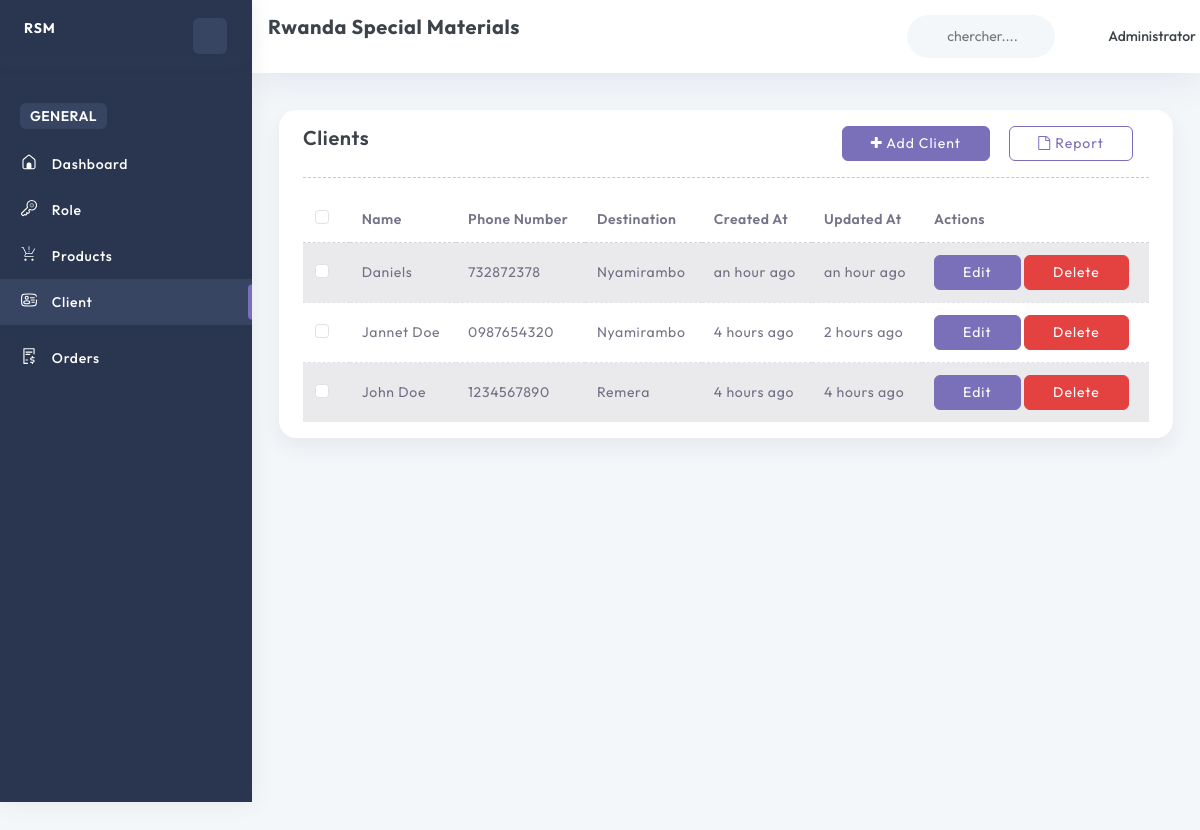
The app's page /clients/ (signed in) with its own data.
### account/models.py (models this page shows, shortened)
class User(AbstractBaseUser, PermissionsMixin):
    email = models.EmailField(unique=True)
    name = models.CharField(max_length=255)
    phone_number = models.CharField(max_length=15, unique=True)
    image = ProcessedImageField(
        upload_to=user_image_path,
        processors=[ResizeToFill(720, 720)],
        format='JPEG',
        options={'quality': 90},
        null=True,
        blank=True,
    )
    role = models.ForeignKey(Role, on_delete=models.SET_NULL, null=True, blank=True)
    slug = models.SlugField(unique=True, max_length=255, null=True, blank=True)
    added_by = models.ForeignKey('self', on_delete=models.CASCADE, null=True, blank=True, related_name='added_users')
    is_active = models.BooleanField(default=True)
    is_staff = models.BooleanField(default=False)
    created_at = models.DateTimeField(default=timezone.now)
    updated_at = models.DateTimeField(auto_now=True)
    objects = CustomUserManager()
    USERNAME_FIELD = 'email'
    REQUIRED_FIELDS = ['name', 'phone_number']

### base/models.py (models this page shows, shortened)
class Client(models.Model):
    name = models.CharField(max_length=255)
    phone_number = models.CharField(max_length=15, unique=True)
    destination = models.CharField(max_length=255)
    created_at = models.DateTimeField(default=timezone.now, editable=False)
    updated_at = models.DateTimeField(auto_now=True)

### base/views.py (the view)
# urls.py: path('clients/', getClients, name="getClients"),
@login_required
@permission_required('base.view_client', raise_exception=True)
def getClients(request):
    clients = Client.objects.all().order_by('-created_at')
    context = {
        'clients': clients,
    }
    return render(request, 'pages/clients/index.html', context)

### templates/pages/clients/index.html
{% extends 'layouts/app.html' %}
{% load static %}
{% load humanize %}
{% block content %}
<div class="container-fluid">
    <div class="row">
        <div class="col-sm-12">
            <div class="card">
                <div class="card-body">
                    <div class="list-client-header">
                        <div class="d-flex justify-content-between">
                            <h4>Clients</h4>
                            <div>
                                <a class="btn btn-primary" href="{% url 'base:addClient' %}"><i class="fa fa-plus"></i> Add Client</a>
                                <a class="btn btn-outline-primary mx-3" href="#"><i class="fa fa-file-o"></i> Report</a>
                            </div>
                        </div>
                    </div>
                    <hr>
                    <div class="list-client">
                        <table class="table table-striped" id="client-table">
                            <thead>
                                <tr>
                                    <th>
                                        <div class="form-check">
                                            <input class="form-check-input checkbox-primary" type="checkbox">
                                        </div>
                                    </th>
                                    <th><span class="f-light f-w-600">Name</span></th>
                                    <th><span class="f-light f-w-600">Phone Number</span></th>
                                    <th><span class="f-light f-w-600">Destination</span></th>
                                    <th><span class="f-light f-w-600">Created At</span></th>
                                    <th><span class="f-light f-w-600">Updated At</span></th>
                                    <th><span class="f-light f-w-600">Actions</span></th>
                                </tr>
                            </thead>
                            <tbody>
                                {% for client in clients %}
                                <tr class="client-row">
                                    <td>
                                        <div class="form-check">
                                            <input class="form-check-input checkbox-primary" type="checkbox">
                                        </div>
                                    </td>
                                    <td><p class="f-light">{{ client.name }}</p></td>
                                    <td><p class="f-light">{{ client.phone_number }}</p></td>
                                    <td><p class="f-light">{{ client.destination }}</p></td>
                                    <td><p class="f-light">{{ client.created_at|naturaltime }}</p></td>
                                    <td><p class="f-light">{{ client.updated_at|naturaltime }}</p></td>
                                    <td>
                                        <div class="client-action">
                                            <a href="{% url 'base:editClient' client.id %}" class="btn btn-primary">
                                                Edit
                                            </a>
                                            <a href="{% url 'base:deleteClient' client.id %}" class="btn btn-danger" onclick="return confirm('Are you sure you want to delete the client \'{{ client.name }}\'?');">
                                                Delete
                                            </a>
                                        </div>
                                    </td>
                                </tr>
                                {% endfor %}
                            </tbody>
                        </table>
                    </div>
                </div>
            </div>
        </div>
    </div>
</div>
{% endblock %}

### templates/inc/header.html (shortened to what this page needs)
{% load static %}
<div class="page-header row">
    <div class="col-4 col-xl-4 page-title">
        <h4 class="f-w-700">Rwanda Special Materials</h4>
    </div>
    <div class="header-wrapper col m-0">
        <div class="row">
            <div class="nav-right col-xxl-8 col-xl-6 col-md-7 col-8 pull-right right-header p-0 ms-auto">
                <ul class="nav-menus">
                    <li>
                        <div class="form-group w-100">
                            <div class="Typeahead Typeahead--twitterUsers">
                                <div class="u-posRelative d-flex align-items-center">
                                    <svg class="search-bg svg-color">
                                        <use href="{% static 'svg/icon-sprite.svg#search' %}"></use>
                                    </svg>
                                    <input class="demo-input py-0 Typeahead-input form-control-plaintext w-100" type="text" placeholder="chercher...." name="q" title="">
                                </div>
                            </div>
                        </div>
                    </li>
                    <li class="profile-nav onhover-dropdown px-0 py-0">
                        <div class="d-flex profile-media align-items-center">
                            <div class="flex-grow-1">
                                <span>
                                    {{ request.user.name }}
                                </span>
                            </div>
                        </div>
                    </li>
                </ul>
            </div>
        </div>
    </div>
</div>

### records on screen
User: user.name "Administrator"
Client: name "Daniels", phone_number "732872378", destination "Nyamirambo", created_at "an hour ago", updated_at "an hour ago"
Client: name "Jannet Doe", phone_number "0987654320", destination "Nyamirambo", created_at "4 hours ago", updated_at "2 hours ago"
Client: name "John Doe", phone_number "1234567890", destination "Remera", created_at "4 hours ago", updated_at "4 hours ago"
